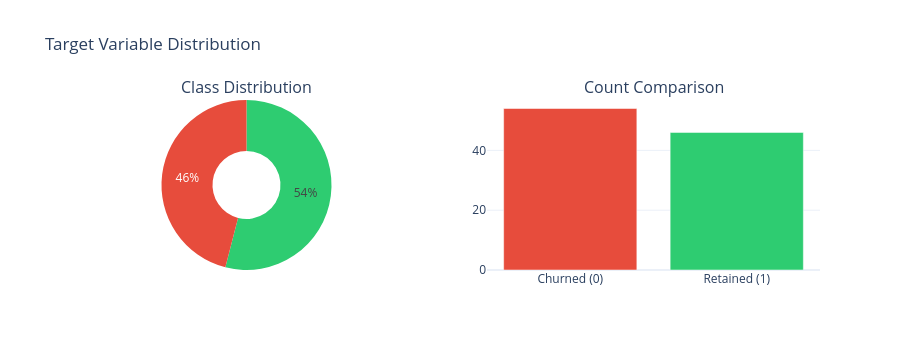

Notebook cell for this chart:
### Markdown cell above
## 2.4 Target Variable Analysis

Understanding target distribution is critical for:
- **Class imbalance** affects model training and evaluation metrics
- **Business context** helps interpret what we're trying to predict
- **Sampling strategies** depend on imbalance severity

### Code cell
from customer_retention.core.compat import native_pd as _pd
from customer_retention.core.compat import to_pandas

print("=" * 60)
print(f"TARGET VARIABLE DISTRIBUTION: {findings.target_column}")
print("=" * 60)

if findings.target_column and findings.target_column in df.columns:
    target_series = df[findings.target_column]
    target_counts = target_series.value_counts().sort_index()
    if hasattr(target_counts, 'to_pandas'):
        target_counts = target_counts.to_pandas()

    # Create distribution table
    dist_data = []
    for val, count in target_counts.items():
        pct = count / len(df) * 100
        dist_data.append({
            findings.target_column: val,
            "count": count,
            "percentage": f"{pct:.3f}"
        })

    dist_df = native_pd.DataFrame(dist_data)
    display_table(dist_df)

    # Calculate imbalance metrics
    if len(target_counts) == 2:
        majority = target_counts.max()
        minority = target_counts.min()
        minority_class = target_counts.idxmin()
        imbalance_ratio = majority / minority
        retention_rate = target_counts.get(1, 0) / len(df) * 100

        print(f"\nImbalance ratio: {imbalance_ratio:.2f}:1 (minority class: {minority_class})")
        print(f"Retention rate: {retention_rate:.1f}%")

        # Business context
        if retention_rate > 70:
            print(f"\n📊 Business Context: {retention_rate:.0f}% retention is healthy!")
            print("   Churned customers are the minority class we want to predict.")
        elif retention_rate > 50:
            print(f"\n📊 Business Context: {retention_rate:.0f}% retention is moderate.")
            print("   Balanced focus on both retention and churn prediction.")
        else:
            print(f"\n⚠️ Business Context: {retention_rate:.0f}% retention is concerning!")
            print("   High churn rate requires urgent attention.")

        # Modeling recommendations based on imbalance
        print("\n⚠️  Class imbalance considerations for modeling:")
        print("   - Use stratified sampling for train/test splits")
        print("   - Consider class weights in model training")
        print("   - Evaluate with Precision-Recall AUC (not just ROC-AUC)")
        print("   - Focus on recall for churned class (catch at-risk customers)")

        # Add imbalance strategy recommendation
        if imbalance_ratio < 3:
            strategy = "stratified_sampling"
            rationale = f"Mild imbalance ({imbalance_ratio:.2f}:1) - stratified sampling sufficient"
            print("   - SMOTE not needed (imbalance is mild)")
        elif imbalance_ratio < 5:
            strategy = "class_weights"
            rationale = f"Moderate imbalance ({imbalance_ratio:.2f}:1) - use class weights"
            print("   - SMOTE may not be necessary (imbalance is moderate)")
        else:
            strategy = "smote"
            rationale = f"Severe imbalance ({imbalance_ratio:.2f}:1) - consider SMOTE"
            print("   - Consider SMOTE or undersampling (imbalance is severe)")

        registry.add_bronze_imbalance_strategy(
            target_column=findings.target_column,
            imbalance_ratio=imbalance_ratio,
            minority_class=minority_class,
            strategy=strategy,
            rationale=rationale,
            source_notebook="02_source_integrity"
        )

        # Visualization
        fig = make_subplots(rows=1, cols=2, specs=[[{"type": "pie"}, {"type": "bar"}]],
                           subplot_titles=["Class Distribution", "Count Comparison"])

        labels = [f"{'Retained' if v == 1 else 'Churned'} ({v})" for v in target_counts.index]
        fig.add_trace(go.Pie(labels=labels, values=target_counts.to_numpy(), hole=0.4,
                            marker_colors=["#2ecc71", "#e74c3c"]), row=1, col=1)
        fig.add_trace(go.Bar(x=labels, y=target_counts.to_numpy(),
                            marker_color=["#e74c3c", "#2ecc71"]), row=1, col=2)

        fig.update_layout(height=350, title_text="Target Variable Distribution",
                         showlegend=False, template="plotly_white")
        display_figure(fig)
    else:
        print(f"\nMulticlass target with {len(target_counts)} classes")

        fig = go.Figure(go.Bar(x=[str(v) for v in target_counts.index], y=target_counts.to_numpy(),
                               marker_color=px.colors.qualitative.Set2[:len(target_counts)]))
        fig.update_layout(height=350, title_text="Target Variable Distribution",
                         xaxis_title=findings.target_column, yaxis_title="Count",
                         template="plotly_white")
        display_figure(fig)
else:
    print("\n⚠️ No target column detected or specified.")
    print("   Set target_hint parameter in DataExplorer.explore() or")
    print("   manually specify in findings.target_column")

### Figure 1 — Plotly figure (JSON) as saved in the notebook; plotly's stock layout.template omitted (floating-point values rounded to 4 significant figures)
{"data": [{"domain": {"x": [0.0, 0.45], "y": [0.0, 1.0]}, "hole": 0.4, "labels": ["Churned (0)", "Retained (1)"], "marker": {"colors": ["#2ecc71", "#e74c3c"]}, "type": "pie", "values": [54, 46]}, {"marker": {"color": ["#e74c3c", "#2ecc71"]}, "type": "bar", "x": ["Churned (0)", "Retained (1)"], "xaxis": "x", "y": [54, 46], "yaxis": "y"}], "layout": {"annotations": [{"font": {"size": 16}, "showarrow": false, "text": "Class Distribution", "x": 0.225, "xanchor": "center", "xref": "paper", "y": 1.0, "yanchor": "bottom", "yref": "paper"}, {"font": {"size": 16}, "showarrow": false, "text": "Count Comparison", "x": 0.775, "xanchor": "center", "xref": "paper", "y": 1.0, "yanchor": "bottom", "yref": "paper"}], "height": 350, "showlegend": false, "title": {"text": "Target Variable Distribution"}, "xaxis": {"anchor": "y", "domain": [0.55, 1.0]}, "yaxis": {"anchor": "x", "domain": [0.0, 1.0]}}}
